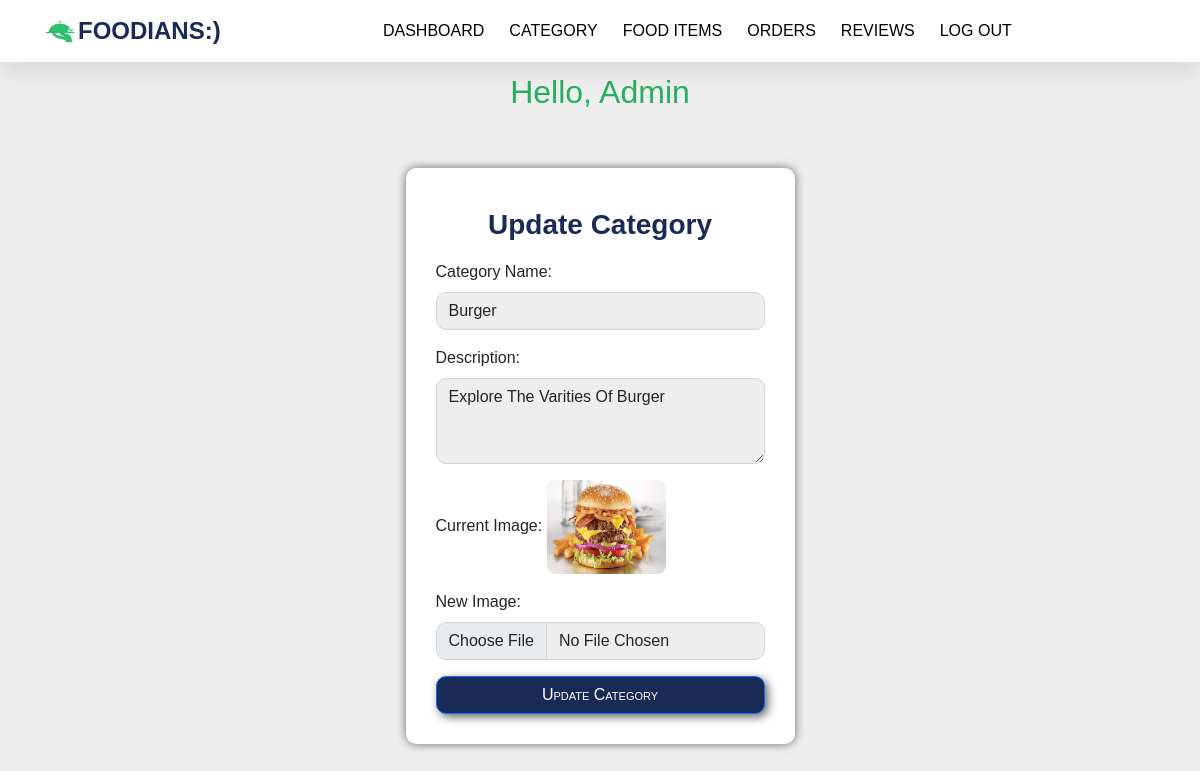
Page /admin/update_category.php?id=1 (signed in) on the committed database.
### tables this page shows
CREATE TABLE `category` (
  `category_id` int(10) NOT NULL,
  `category_name` varchar(255) NOT NULL,
  `description` longtext NOT NULL,
  `category_image` varchar(255) NOT NULL
);

### admin/update_category.php (the view, shortened to what this page needs)
<?php
    include 'dashboard.php';
    include '../connection/connection.php';
?>
<div class="position">
    <div class="box">
        <h3 style="color: #192a56; font-weight: bolder;">Update Category</h3>
        <form action="" method="post" enctype="multipart/form-data">
            <?php
                $id = $_GET['id'];
                $select_query = "select * from category where category_id= $id";
                $query = mysqli_query($con, $select_query);
                $data = mysqli_fetch_assoc($query);
                $current_image = $data['category_image'];
            ?>
            <div class="mb-3 col-md-12">
                <label class="form-label">Category name:</label>
                <input type="text" name="category_name" class="form-control" placeholder="Food category name" value="<?php echo $data['category_name']; ?>" required>
            </div>
            <div class="mb-3 col-md-12">
                <label class="form-label">Description:</label>
                    <textarea  name="ctgry_descript" rows="3" cols="30" class="form-control" placeholder="Description of category"><?php echo $data['description']; ?></textarea>
            </div>
            <div class="mb-3 col-md-12">
                <label class="form-label">Current image:</span></label>
                <img src="<?php echo $current_image;?>" style="height:94px; width:119px; border-radius: 8px;" >
            </div>
            <div class="mb-3 col-md-12">
                <label class="form-label">New image:</span></label>
                <input type="file" name="new_category_image" class="form-control">
            </div>
            <div class="d-grid gap-2">
                <button type="submit" name="submit" class="btn btn-primary">Update Category</button>
        </form>
    </div>
</div>

### css/admin.css (style rules this page uses)
* { font-family: 'Nunito', sans-serif; margin: 0; padding: 0; box-sizing: border-box; text-decoration: none; outline: none; border: none; text-transform: capitalize; transition: all .2s linear; }
body { background: #eee; }
.position { display: flex; justify-content: center; align-items: center; }
.box { margin-top: 3%; background: #fff; padding: 30px; box-shadow: 0px 0px 10px 0px rgb(102, 102, 102); border-radius: 10px; }
.box h3 { text-align: center; padding: 10px; color: #27ae60; }
.form-control { background: #eee; border-radius: 10px; }
.btn { border-radius: 10px; background: #192a56; font-variant: small-caps; box-shadow: 3px 3px 10px 0px rgb(102, 102, 102); }

### rows in the picture
category: category_name "Burger", ctgry_descript "Explore the varities of burger", category_image (picture)

### other values in the picture
$_SESSION['admin_name'] "Admin"
